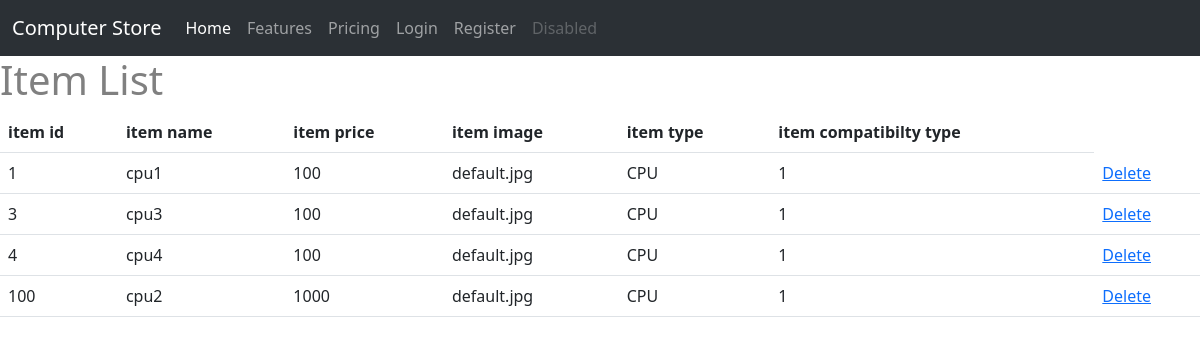
Page /displayItem on the committed database.
### ltt/models.py (models this page shows, shortened)
class Item(db.Model):
    __tablename__ = 'item'
    id = db.Column(db.Integer,primary_key = True)
    item_name = db.Column(db.String(20))
    item_price = db.Column(db.Integer)
    item_image = db.Column(db.String(20), default = "default.jpg")
    item_type = db.Column(db.String(20))
    item_c = db.Column(db.Integer)
    comments = db.relationship("Comment",backref ="item")
    rate_count = db.Column(db.Integer, default = 0)
    rate_acc = db.Column(db.Integer,default = 0)

### ltt/view.py (the view)
@view.route('/displayItem')   #page for staff to view item
def displayItem():
    items = Item.query.all()
    return render_template('displayItem.html', items = items)

### ltt/templates/displayItem.html (shortened to what this page needs)
{% extends "base.html" %}
{% block contend %}
<h1>Item List</h1>
<table class = "table table-hover">
    <thead>
        <tr>
            <th scope="col"> item id</th>
            <th scope="col">item name </th>
            <th scope="col"> item price</th>
            <th scope="col">item image </th>
            <th scope="col">item type </th>
            <th scope="col">item compatibilty type </th>
        </tr>
    </thead>
    <tbody>
        {% for item in items %}
        <tr>
            <td>{{item.id}}</td>
            <td>{{item.item_name}}</td>
            <td>{{item.item_price}}</td>
            <td>{{item.item_image}}</td>
            <td>{{item.item_type}}</td>
            <td>{{item.item_c}}</td>
            <td>
                <a href="/delete/{{item.id}}">Delete</a>
            </td>
        </tr>
        {% endfor %}
    </tbody>
</table>
{% endblock %}

### ltt/templates/base.html (shortened to what this page needs)
<!DOCTYPE html>
<html>
    <head>
        <link href="https://cdn.jsdelivr.net/npm/bootstrap@5.3.0-alpha3/dist/css/bootstrap.min.css" rel="stylesheet">
        <link rel="stylesheet" type="text/css" href="{{ url_for('static', filename='main.css') }}">
    </head>
    <body>
        <nav class="navbar navbar-expand-lg bg-body-tertiary bg-dark"  data-bs-theme="dark">
            <div class="container-fluid">
              <a class="navbar-brand" href="#">Computer Store</a>
              <div class="collapse navbar-collapse" id="navbarNavAltMarkup">
                <div class="navbar-nav">
                  <a class="nav-link active" aria-current="page" href="/home">Home</a>
                  <a class="nav-link" href="#">Features</a>
                  <a class="nav-link" href="#">Pricing</a>
                  {%if current_user.is_active == False%}
                    <a class="nav-link" href="/login">Login</a>
                    <a class="nav-link" href="/register">Register</a>
                  {%endif%}
                  <a class="nav-link disabled">Disabled</a>
                </div>
              </div>
            </div>
        </nav>
        {% block contend %}
        {%endblock%}
    </body>
</html>

### ltt/static/main.css (style rules this page uses)
* { box-sizing: border-box; }
body { color: grey; }

### rows in the picture
Item: id "1", item_name "cpu1", item_price "100", item_image "default.jpg", item_type "CPU", item_c "1"
Item: id "3", item_name "cpu3", item_price "100", item_image "default.jpg", item_type "CPU", item_c "1"
Item: id "4", item_name "cpu4", item_price "100", item_image "default.jpg", item_type "CPU", item_c "1"
Item: id "100", item_name "cpu2", item_price "1000", item_image "default.jpg", item_type "CPU", item_c "1"
